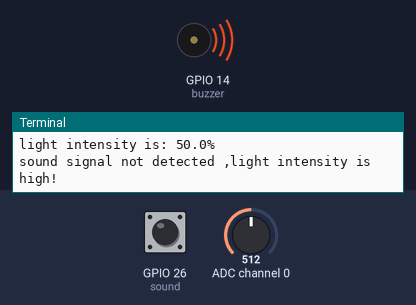
Simulated run of this program. Board: Raspberry Pi (BCM pin numbers). Parts: buzzer (waves = sounding, pin HIGH), the last lines printed to the terminal. Inputs (shaded band) come from the test bench; at power-on: ADC channel 0 = 512, GPIO 26 (sound) HIGH (analog values on the 0–1023 scale). Pins used as bus, display or sensor lines are not drawn.

Above: at 3.2 s.
3.3 s: ADC channel 0 set to 643
4.8 s: ADC channel 0 set to 668
7.5 s: GPIO 26 (sound) pulled LOW for 1 s
At 8.8 s:
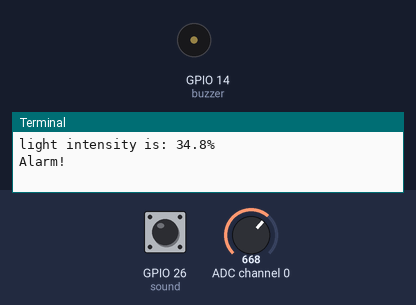
Timing chart, 0 to 10.5 s (numbered marks = the images above; inputs shaded):
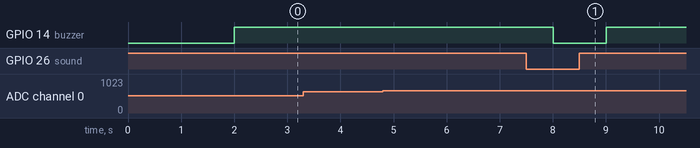

Measured:
- after the input at 7.5 s, GPIO 14 (buzzer): HIGH → LOW after 0.51 s, → HIGH 1.0 s later

The program:

light_sensor.py
```python
import RPi.GPIO as GPIO
import time
import os

buzzer = 14
sound = 26
# change these as desired - they're the pins connected from the
# SPI port on the ADC to the Cobbler
SPICLK = 11
SPIMISO = 9
SPIMOSI = 10
SPICS = 8

def init():
         GPIO.setwarnings(False)
         GPIO.setmode(GPIO.BCM)
         GPIO.setup(buzzer,GPIO.OUT)
         #GPIO.output(buzzer,GPIO.HIGH)
         GPIO.setup(sound,GPIO.IN,pull_up_down=GPIO.PUD_UP)
         # set up the SPI interface pins
         GPIO.setup(SPIMOSI, GPIO.OUT)
         GPIO.setup(SPIMISO, GPIO.IN)
         GPIO.setup(SPICLK, GPIO.OUT)
         GPIO.setup(SPICS, GPIO.OUT)
         pass

#buzzer alarm
def alarm():
         GPIO.output(buzzer,GPIO.LOW)
         time.sleep(1)
         GPIO.output(buzzer,GPIO.HIGH)
         time.sleep(1)


#read SPI data from MCP3008(or MCP3204) chip,8 possible adc's (0 thru 7)
def readadc(adcnum, clockpin, mosipin, misopin, cspin):
        if ((adcnum > 7) or (adcnum < 0)):
                return -1
        GPIO.output(cspin, True)

        GPIO.output(clockpin, False)  # start clock low
        GPIO.output(cspin, False)     # bring CS low

        commandout = adcnum
        commandout |= 0x18  # start bit + single-ended bit
        commandout <<= 3    # we only need to send 5 bits here
        for i in range(5):
                if (commandout & 0x80):
                        GPIO.output(mosipin, True)
                else:
                        GPIO.output(mosipin, False)
                commandout <<= 1
                GPIO.output(clockpin, True)
                GPIO.output(clockpin, False)

        adcout = 0
        # read in one empty bit, one null bit and 10 ADC bits
        for i in range(12):
                GPIO.output(clockpin, True)
                GPIO.output(clockpin, False)
                adcout <<= 1
                if (GPIO.input(misopin)):
                        adcout |= 0x1

        GPIO.output(cspin, True)

        adcout >>= 1       # first bit is 'null' so drop it
        return adcout

# photoresistor connected to adc #0
photo_ch = 0

def main():
         init()
         time.sleep(2)
         print"will detect sonud and light signal"
         while True:
                  photo_value = readadc(photo_ch, SPICLK, SPIMOSI, SPIMISO, SPICS)
                  if (GPIO.input(sound) == False)and (photo_value>=650):  #detected sound signal and light intensity is low
                           print "Alarm!"
                           alarm()
                           time.sleep(1)
                  elif (GPIO.input(sound) == False)and (photo_value<=650):  #detected sound signal,but light intensity is high
                           GPIO.output(buzzer,GPIO.HIGH)
                           print "sound signal is detected ,but light intensity is high!"
                           time.sleep(1)
                  elif (GPIO.input(sound) == True)and (photo_value<=650):
                           GPIO.output(buzzer,GPIO.HIGH)
                           print "sound signal not detected ,light intensity is high!"
                           time.sleep(1)
                  elif (GPIO.input(sound) == True)and (photo_value>=650):
                           GPIO.output(buzzer,GPIO.HIGH)
                           print "sound signal not detected ,light intensity is low!"
                           time.sleep(1)

                  print "light intensity is: " + str("%.1f"%((1024-photo_value)/1024.*100))+"%"


if __name__ =='__main__':
         try:
                  main()
         except KeyboardInterrupt:
                  pass
GPIO.cleanup()
```
